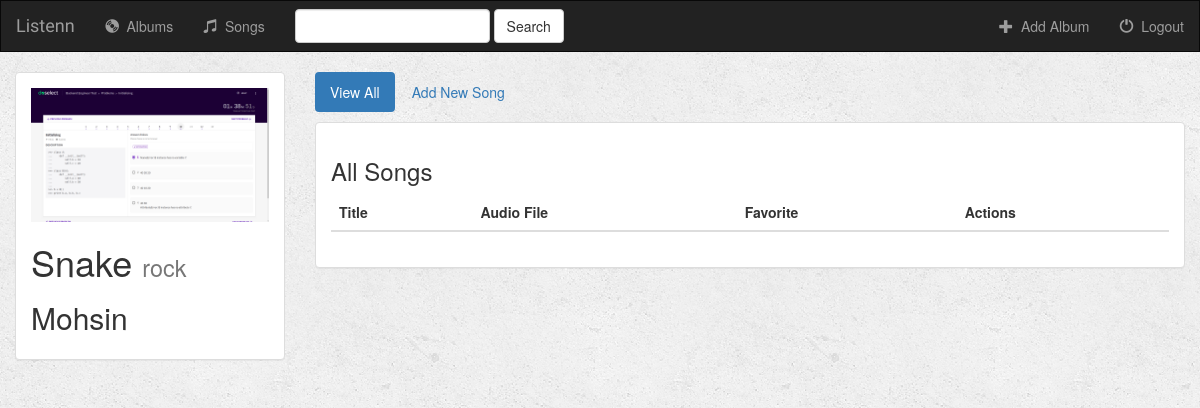
Page /music/4/ on the committed database.
### music/models.py (models this page shows, shortened)
class Album(models.Model):
    artist = models.CharField(max_length=250)
    album_title = models.CharField(max_length=500)
    genre = models.CharField(max_length=100)
    album_logo = models.FileField()

### music/views.py (the view)
# urls.py: url(r'^(?P<pk>[0-9]+)/$',views.DetailView.as_view(),name='detail'),
class DetailView(generic.DetailView):
    model = Album
    template_name = 'music/detail.html'

### music/templates/music/detail.html (shortened to what this page needs)
{% extends 'music/base.html' %}
{% block body %}
<div class="container-fluid songs-container">
    <div class="row">
        <div class="col-sm-4 col-md-3">
            <div class="panel panel-default">
                <div class="panel-body">
                    <a href="{% url 'music:detail' album.id %}">
                        {% if album.album_logo %}
                            <img src="{{ album.album_logo }}" class="img-responsive">
                        {% else %}
                            <h3>No image to display</h3>
                        {% endif %}
                    </a>
                    <h1>{{ album.album_title }} <small>{{ album.genre }}</small></h1>
                    <h2>{{ album.artist }}</h2>
                </div>
            </div>
        </div>
        <div class="col-sm-8 col-md-9">
            <ul class="nav nav-pills" style="margin-bottom: 10px;">
                <li role="presentation" class="active"><a href="{% url 'music:detail' album.id %}">View All</a></li>
                <li role="presentation"><a href="#">Add New Song</a></li>
            </ul>
            <div class="panel panel-default">
                <div class="panel-body">
                    <h3>All Songs</h3>
                    <table class="table">
                        <thead>
                        <tr>
                            <th>Title</th>
                            <th>Audio File</th>
                            <th>Favorite</th>
                            <th>Actions</th>
                        </tr>
                        </thead>
                    </table>
                </div>
            </div>
        </div>
    </div>
</div>
{% endblock %}

### music/static/music/style.css (style rules this page uses)
body { background: white url("images/background.png"); }

### rows in the picture
Album: album_logo (picture), album_title "Snake", genre "rock", artist "Mohsin"
